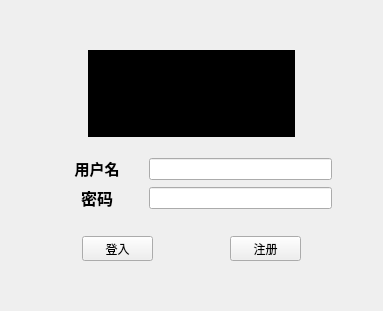
<?xml version="1.0" encoding="UTF-8"?>
<ui version="4.0">
 <class>loginWidget</class>
 <widget class="QWidget" name="loginWidget">
  <property name="geometry">
   <rect>
    <x>0</x>
    <y>0</y>
    <width>383</width>
    <height>311</height>
   </rect>
  </property>
  <property name="windowTitle">
   <string>Login</string>
  </property>
  <layout class="QVBoxLayout" name="verticalLayout_3" stretch="3,0,1,4,0,0,3">
   <item>
    <spacer name="verticalSpacer">
     <property name="orientation">
      <enum>Qt::Orientation::Vertical</enum>
     </property>
     <property name="sizeHint" stdset="0">
      <size>
       <width>20</width>
       <height>57</height>
      </size>
     </property>
    </spacer>
   </item>
   <item>
    <layout class="QHBoxLayout" name="horizontalLayout">
     <item>
      <spacer name="horizontalSpacer">
       <property name="orientation">
        <enum>Qt::Orientation::Horizontal</enum>
       </property>
       <property name="sizeHint" stdset="0">
        <size>
         <width>40</width>
         <height>20</height>
        </size>
       </property>
      </spacer>
     </item>
     <item>
      <widget class="QToolButton" name="toolButton">
       <property name="sizePolicy">
        <sizepolicy hsizetype="Preferred" vsizetype="Preferred">
         <horstretch>0</horstretch>
         <verstretch>0</verstretch>
        </sizepolicy>
       </property>
       <property name="styleSheet">
        <string notr="true">QToolButton {
        border-style: solid;
        border-top-color: transparent;
        border-right-color: transparent;
        border-left-color: transparent;
        border-bottom-color: transparent;
        border-style: solid;
        color: #a9b7c6;
        padding: 2px;
        background-color: #000000;
}
QToolButton:hover{
}</string>
       </property>
       <property name="text">
        <string/>
       </property>
       <property name="icon">
        <iconset resource="logos.qrc">
         <normaloff>:/icons/img/logo_a.png</normaloff>:/icons/favicon_logosc/logo_a.png</iconset>
       </property>
       <property name="iconSize">
        <size>
         <width>200</width>
         <height>80</height>
        </size>
       </property>
      </widget>
     </item>
     <item>
      <spacer name="horizontalSpacer_2">
       <property name="orientation">
        <enum>Qt::Orientation::Horizontal</enum>
       </property>
       <property name="sizeHint" stdset="0">
        <size>
         <width>40</width>
         <height>20</height>
        </size>
       </property>
      </spacer>
     </item>
    </layout>
   </item>
   <item>
    <spacer name="verticalSpacer_2">
     <property name="orientation">
      <enum>Qt::Orientation::Vertical</enum>
     </property>
     <property name="sizeHint" stdset="0">
      <size>
       <width>20</width>
       <height>40</height>
      </size>
     </property>
    </spacer>
   </item>
   <item>
    <layout class="QHBoxLayout" name="horizontalLayout_3" stretch="0,1,2,0">
     <item>
      <spacer name="horizontalSpacer_3">
       <property name="orientation">
        <enum>Qt::Orientation::Horizontal</enum>
       </property>
       <property name="sizeHint" stdset="0">
        <size>
         <width>40</width>
         <height>20</height>
        </size>
       </property>
      </spacer>
     </item>
     <item>
      <layout class="QVBoxLayout" name="verticalLayout_2">
       <item>
        <widget class="QLabel" name="label_2">
         <property name="text">
          <string>&lt;html&gt;&lt;head/&gt;&lt;body&gt;&lt;p align=&quot;center&quot;&gt;&lt;span style=&quot; font-size:11pt; font-weight:700;&quot;&gt;用户名&lt;/span&gt;&lt;/p&gt;&lt;/body&gt;&lt;/html&gt;</string>
         </property>
        </widget>
       </item>
       <item>
        <widget class="QLabel" name="label_3">
         <property name="text">
          <string>&lt;html&gt;&lt;head/&gt;&lt;body&gt;&lt;p align=&quot;center&quot;&gt;&lt;span style=&quot; font-size:12pt; font-weight:700;&quot;&gt;密码&lt;/span&gt;&lt;/p&gt;&lt;/body&gt;&lt;/html&gt;</string>
         </property>
        </widget>
       </item>
      </layout>
     </item>
     <item>
      <layout class="QVBoxLayout" name="verticalLayout">
       <item>
        <widget class="QLineEdit" name="userLineEdit"/>
       </item>
       <item>
        <widget class="QLineEdit" name="passwordLineEdit"/>
       </item>
      </layout>
     </item>
     <item>
      <spacer name="horizontalSpacer_4">
       <property name="orientation">
        <enum>Qt::Orientation::Horizontal</enum>
       </property>
       <property name="sizeHint" stdset="0">
        <size>
         <width>40</width>
         <height>20</height>
        </size>
       </property>
      </spacer>
     </item>
    </layout>
   </item>
   <item>
    <widget class="QLabel" name="textLabel">
     <property name="text">
      <string/>
     </property>
    </widget>
   </item>
   <item>
    <layout class="QHBoxLayout" name="horizontalLayout_2">
     <item>
      <spacer name="horizontalSpacer_6">
       <property name="orientation">
        <enum>Qt::Orientation::Horizontal</enum>
       </property>
       <property name="sizeHint" stdset="0">
        <size>
         <width>40</width>
         <height>20</height>
        </size>
       </property>
      </spacer>
     </item>
     <item>
      <widget class="QToolButton" name="loginButton">
       <property name="sizePolicy">
        <sizepolicy hsizetype="Expanding" vsizetype="Fixed">
         <horstretch>0</horstretch>
         <verstretch>0</verstretch>
        </sizepolicy>
       </property>
       <property name="text">
        <string>登入</string>
       </property>
      </widget>
     </item>
     <item>
      <spacer name="horizontalSpacer_5">
       <property name="orientation">
        <enum>Qt::Orientation::Horizontal</enum>
       </property>
       <property name="sizeHint" stdset="0">
        <size>
         <width>40</width>
         <height>20</height>
        </size>
       </property>
      </spacer>
     </item>
     <item>
      <widget class="QToolButton" name="registerButton">
       <property name="sizePolicy">
        <sizepolicy hsizetype="Expanding" vsizetype="Fixed">
         <horstretch>0</horstretch>
         <verstretch>0</verstretch>
        </sizepolicy>
       </property>
       <property name="text">
        <string>注册</string>
       </property>
      </widget>
     </item>
     <item>
      <spacer name="horizontalSpacer_7">
       <property name="orientation">
        <enum>Qt::Orientation::Horizontal</enum>
       </property>
       <property name="sizeHint" stdset="0">
        <size>
         <width>40</width>
         <height>20</height>
        </size>
       </property>
      </spacer>
     </item>
    </layout>
   </item>
   <item>
    <spacer name="verticalSpacer_4">
     <property name="orientation">
      <enum>Qt::Orientation::Vertical</enum>
     </property>
     <property name="sizeHint" stdset="0">
      <size>
       <width>20</width>
       <height>57</height>
      </size>
     </property>
    </spacer>
   </item>
  </layout>
 </widget>
 <resources>
  <include location="logos.qrc"/>
 </resources>
 <connections/>
</ui>
